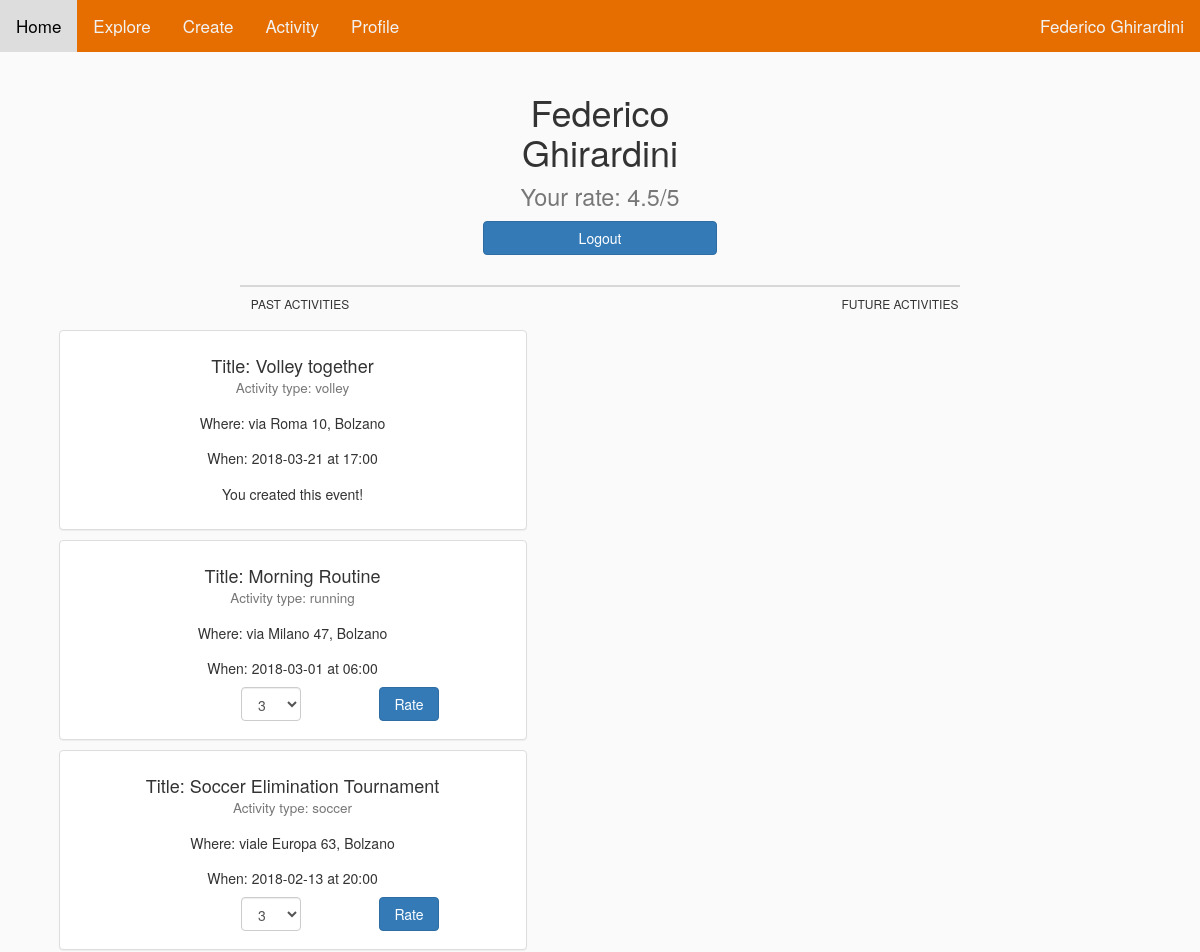
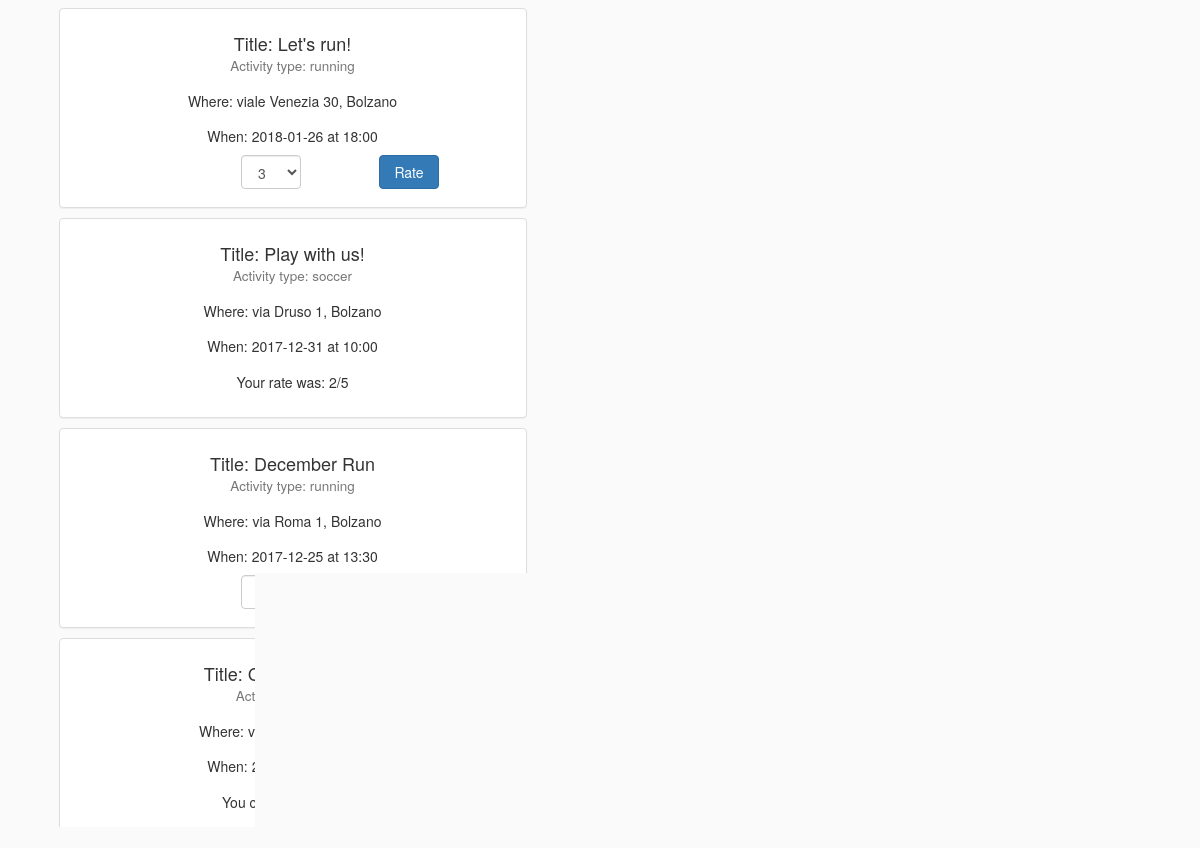
The page /NOSTRIFILE/SIT_OLD/profile.php (signed in) on the database its author committed (2 pictures, top to bottom).
### tables this page shows
CREATE TABLE athletes (
    ath_id INT NOT NULL AUTO_INCREMENT,
    ath_firstname VARCHAR(20) NOT NULL,
    ath_lastname VARCHAR(20) NOT NULL,
    ath_email VARCHAR(45) NOT NULL,
    ath_username VARCHAR(25) UNIQUE NOT NULL,
    ath_password VARCHAR(32) NOT NULL,
    PRIMARY KEY (ath_id)
);

CREATE TABLE participates (
    par_event_id INT NOT NULL,
    par_partecipant_id INT NOT NULL,
    par_rate INT DEFAULT NULL COMMENT 'between 0 and 5',
    PRIMARY KEY (par_event_id, par_partecipant_id),
    FOREIGN KEY (par_event_id) REFERENCES events(ev_id) ON DELETE CASCADE,
    FOREIGN KEY (par_partecipant_id) REFERENCES athletes(ath_id)
);

CREATE TABLE events (
    ev_id INT NOT NULL,
    ev_creator_id INT NOT NULL,
    ev_title VARCHAR(45) NOT NULL,
    ev_sport ENUM('running', 'soccer', 'volley') NOT NULL,
    ev_max_partic INT NOT NULL,
    ev_date DATE NOT NULL,
    ev_time TIME NOT NULL,
    ev_street VARCHAR(45) NOT NULL,
    ev_civic_number INT DEFAULT '1',
    ev_city VARCHAR(45) NOT NULL,
    ev_zip INT(5) NOT NULL,
    ev_lat VARCHAR(15) DEFAULT NULL,
    ev_long VARCHAR(15) DEFAULT NULL,
    ev_visibility TINYINT(1) DEFAULT '0' COMMENT '0 public, 1 private',
    ev_note VARCHAR(150) DEFAULT NULL,
    PRIMARY KEY (ev_id),
    FOREIGN KEY (ev_creator_id) REFERENCES athletes(ath_id)
);

### NOSTRIFILE/SIT_OLD/DatabaseConnector.php (called while the page is built, shortened)
<?php
$servername = "localhost";
$dbuser = "root";
$dbpass = "";
$dbname = "sit";
function getAthlete($id){
    global $servername, $dbuser, $dbpass, $dbname;
    $conn = new mysqli($servername, $dbuser, $dbpass, $dbname);
    $sql = "SELECT * FROM athletes WHERE ath_id LIKE \"".$id."\" LIMIT 1;";
    $result = $conn->query($sql);
    if ($result->num_rows > 0) {
        return $result;
    } else {
        return array();
    }
}
function getPastPartEvents($user_id) {
    global $servername, $dbuser, $dbpass, $dbname;
    $conn = new mysqli($servername, $dbuser, $dbpass, $dbname);
    $sql_now = "SELECT CURDATE() as \"date\", CURTIME() as \"time\";";
    $result_now = $conn->query($sql_now);
    if ($result_now->num_rows > 0) {
        while ($row = $result_now->fetch_assoc()) {
            $curdate = $row["date"];
            $curtime = $row["time"];
        }
    }
    else {
        echo "<script type='text/javascript'>alert('Something went wrong...\\nPlease, try again.');</script>";
        return;
    }
    $select = "SELECT ev_id, ev_creator_id, ev_title, ev_sport, ev_max_partic, ev_date, DATE_FORMAT(ev_time, '%H:%i') as ev_time, ev_street, ev_civic_number, ev_city, ev_zip, ev_lat, ev_long, ev_visibility, ev_note, par_event_id, par_partecipant_id, par_rate";
    $sql = $select." FROM participates, events WHERE participates.par_event_id=events.ev_id AND par_partecipant_id=".$user_id." AND ((ev_date<'".$curdate."') OR (ev_date='".$curdate."' AND ev_time<'".$curtime."')) ORDER BY ev_date DESC, ev_time DESC";
    $result = $conn->query($sql);
    if ($result->num_rows > 0) {
        return $result;
    } else {
        return array();
    }
}
function getAthleteAvgRate($user_id) {
    global $servername, $dbuser, $dbpass, $dbname;
    $conn = new mysqli($servername, $dbuser, $dbpass, $dbname);
    $sql = "SELECT ROUND(AVG(par_rate),1) as \"rate\" FROM participates, events WHERE events.ev_id = participates.par_event_id AND events.ev_creator_id=".$user_id.";";
    $result = $conn->query($sql);
    if ($result->num_rows > 0) {
        while ($row = $result->fetch_assoc()) {
            $rate = $row["rate"];
        }
        return $rate;
    } else {
        echo "<script type='text/javascript'>alert('Something went wrong...\\nPlease, try again.');</script>";
    }
}
function getRateByParticipant($user_id, $event_id) {
    global $servername, $dbuser, $dbpass, $dbname;
    $conn = new mysqli($servername, $dbuser, $dbpass, $dbname);
    $sql = "SELECT ROUND(AVG(par_rate),0) as \"rate\" FROM participates WHERE par_event_id = ".$event_id." AND par_partecipant_id = ".$user_id.";";
    $result = $conn->query($sql);
    if ($result->num_rows > 0) {
        while ($row = $result->fetch_assoc()) {
            $rate = $row["rate"];
        }
        return $rate;
    } else {
        echo "<script type='text/javascript'>alert('Something went wrong...\\nPlease, try again.');</script>";
    }
}
?>

### NOSTRIFILE/SIT_OLD/profile.php (the view, shortened to what this page needs)
<!DOCTYPE html>
<?php
include ("DatabaseConnector.php");
$resAth = getAthlete($_SESSION["id"]);
foreach ($resAth as $record){
	$name = $record["ath_firstname"] . " " . $record["ath_lastname"];
}
$rate = getAthleteAvgRate($_SESSION["id"]);
?>
<html>
<head>
	<link rel="stylesheet" href="https://maxcdn.bootstrapcdn.com/bootstrap/3.3.7/css/bootstrap.min.css">
	<link rel="stylesheet" href="global.css">
</head>
<body>
	<div class="topnav" id="myTopnav">
		<a href="home.php">Home</a>
		<a href="explore.php">Explore</a>
		<a href="create.php">Create</a>
		<a href="activity.php">Activity</a>
		<a href="profile.php">Profile</a>
		<?php echo "<a href=\"profile.php\" id=\"userBar\" style=\"float: right;\">" . $name . "</a>"; ?>
	</div>
	<div class="row" style="width: 23%; margin: 0 auto; margin-top: 20px;">
		<h1 style="text-align: center;"><?php echo $name; ?>
      <?php
      if ($rate != ""){
        ?>
        <br><small style="text-align: center;">Your rate: <?= $rate ?>/5</small>
        <?php } ?>
      </h1>
      <form action="index.php">
       <div class="row" style="width:85%; margin:0 auto;">
        <button type="submit" class="btn btn-primary" style="width: 100%;">Logout</button>
      </div>
    </form>
  </div>
  <div class="row" style="margin: 0 auto; margin-top: 30px; width: 60%; border:1px solid #D7D7D7;">
  </div>
  <div class="row" style="width: 100%; margin: 0 auto;">
   <div class="hidden-xs hidden-sm col-md-6">
    <h6 style="text-align: center;">PAST ACTIVITIES</h6>
  </div>
  <div class="col-md-6">
    <h6 style="text-align: center;">FUTURE ACTIVITIES</h6>
  </div>
</div>
<div class="row">
	<div class="hidden-xs hidden-sm col-md-6">
   <?php
   $res = getPastPartEvents($_SESSION["id"]);
   foreach($res as $record){
    $event_id = $record["ev_id"];
    $title = $record["ev_title"];
    $sport = $record["ev_sport"];
    $date = $record["ev_date"];
    $time = $record["ev_time"];
    $city = $record["ev_city"];
    $street = $record["ev_street"];
    $civic_number = $record["ev_civic_number"];
    $creator = $record["ev_creator_id"];
    $rate2 = getRateByParticipant($_SESSION["id"], $event_id)
    ?>
    <div class="panel panel-default" style="width: 80%; height: 200px; margin: 0 auto; margin-top: 10px; margin-bottom: 10px;">
     <div class="panel-body">
      <div class="row" style="text-align: center;">
        <h4>Title: <?= $title ?><br>
          <small style="text-align: center;">Activity type: <?=$sport ?></small><br>
        </h4>
      </div>
      <div class="row" style="text-align: center;">
        <h5>Where: <?= $street ?> <?= $civic_number ?>, <?= $city ?></h5>
      </div>
      <div class="row" style="text-align: center;">
        <h5>When: <?= $date ?> at <?= $time ?></h5>
      </div>
      <div class="row" style="text-align: center;">
        <?php
        if ($rate2 == "" && $creator != $_SESSION["id"]){
          ?>
          <form method="POST" action="profile.php">
            <div class="col-md-6">
              <select class="form-control" name="rate" style="margin-left: 82%; width: 60px;">
                <option selected>3</option>
              </select>
            </div>
            <div class="col-md-6">
             <button type="submit" class="btn btn-primary" style="width: 60px;">Rate</button>
           </div>
         </form>
         <?php } else {
          if ($creator == $_SESSION["id"]){ ?>
          <div class="row" style="text-align: center;">
            <h5>You created this event!</h5>
          </div>
          <?php } else { ?>
          <div class="row" style="text-align: center;">
            <h5>Your rate was: <?= $rate2 ?>/5</h5>
          </div>
          <?php }} ?>
        </div>
      </div>
    </div>
    <?php   } ?>
  </div>
  <div class="col-md-6">
</div>
</div>
</body>
</html>

### NOSTRIFILE/SIT_OLD/global.css (style rules this page uses)
.topnav { background-color: #E66E00; overflow: hidden; }
.topnav a { float: left; display: block; color: #f2f2f2; text-align: center; padding: 14px 16px; text-decoration: none; font-size: 17px; }
body { background-color: #FAFAFA; }
button { background-size: cover; background-color: #eee; }

### rows shown on the page
athletes: name "Federico Ghirardini"
participates: par_event.ev_title "Volley together", par_event.ev_sport "volley", par_event.ev_street "via Roma", par_event.ev_civic_number "10", par_event.ev_city "Bolzano", par_event.ev_date "2018-03-21", time "17:00", shows "You created this event!"
participates: par_event.ev_title "Morning Routine", par_event.ev_sport "running", par_event.ev_street "via Milano", par_event.ev_civic_number "47", par_event.ev_city "Bolzano", par_event.ev_date "2018-03-01", time "06:00"
participates: par_event.ev_title "Soccer Elimination Tournament", par_event.ev_sport "soccer", par_event.ev_street "viale Europa", par_event.ev_civic_number "63", par_event.ev_city "Bolzano", par_event.ev_date "2018-02-13", time "20:00"
participates: par_event.ev_title "Let's run!", par_event.ev_sport "running", par_event.ev_street "viale Venezia", par_event.ev_civic_number "30", par_event.ev_city "Bolzano", par_event.ev_date "2018-01-26", time "18:00"
participates: par_event.ev_title "Play with us!", par_event.ev_sport "soccer", par_event.ev_street "via Druso", par_event.ev_civic_number "1", par_event.ev_city "Bolzano", par_event.ev_date "2017-12-31", time "10:00", rate2 "2"
participates: par_event.ev_title "December Run", par_event.ev_sport "running", par_event.ev_street "via Roma", par_event.ev_civic_number "1", par_event.ev_city "Bolzano", par_event.ev_date "2017-12-25", time "13:30"
participates: par_event.ev_title "Christmas Volley", par_event.ev_street "via Torino", par_event.ev_date "2017-12-25", shows "You created this event!"

### other values the page prints
$rate "4.5"
